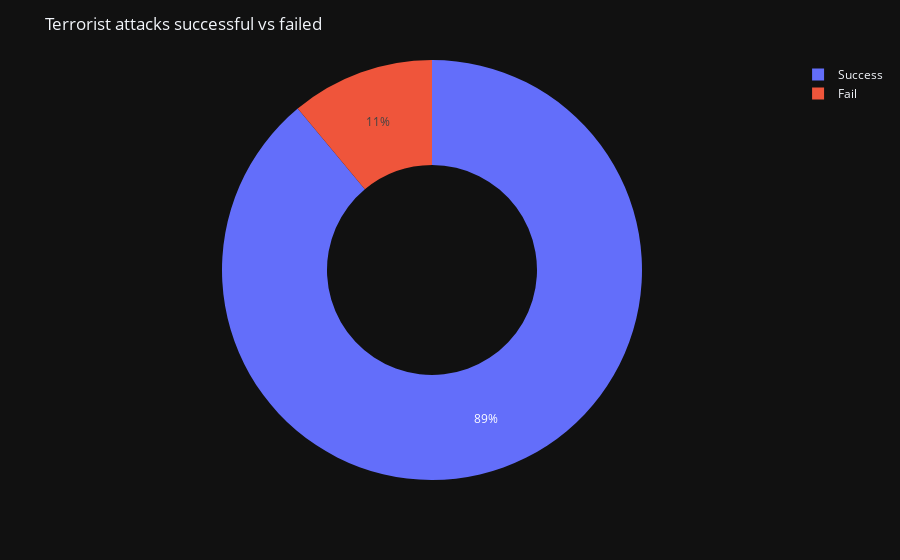

Notebook code cell kept with this figure:
### Code cell
#oercent of successful and failed attacks
labels = ['Success', 'Fail']
fig = px.pie(data, names=labels, values=data['success'].value_counts().tolist(), hole=0.5)
fig.update_layout(title='Terrorist attacks successful vs failed', template='plotly_dark', hoverlabel=dict(
    font_size=20,
    font_family='Helvetica'
))
fig.update_traces(hovertemplate="%{label}: %{value}")
fig.show()

### Figure 1 — Plotly figure (JSON) as saved in the notebook; plotly's stock layout.template omitted (floating-point values rounded to 4 significant figures)
{"data": [{"domain": {"x": [0, 1], "y": [0, 1]}, "hole": 0.5, "hovertemplate": "%{label}: %{value}", "labels": ["Success", "Fail"], "legendgroup": "", "name": "", "showlegend": true, "type": "pie", "values": [161632, 20059]}], "layout": {"hoverlabel": {"font": {"family": "Helvetica", "size": 20}}, "legend": {"tracegroupgap": 0}, "margin": {"t": 60}, "title": {"text": "Terrorist attacks successful vs failed"}}}
